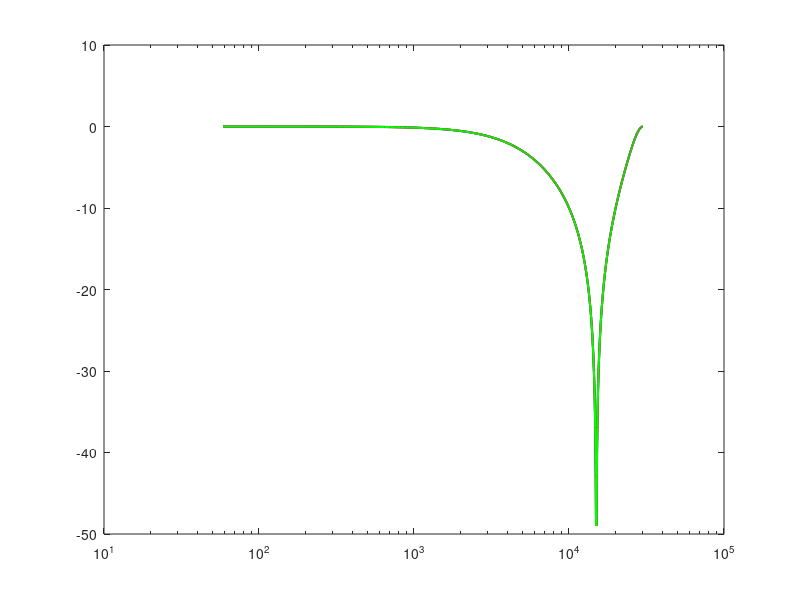

MATLAB code for this plot: (Note: this script raises an error after producing the figure.)
% Specifications
fs = 30000; % Sampling frequency (30 kHz)
fp = 5000;  % Pass-band frequency (5 kHz)
fs_stop = 15000; % Stop-band frequency (15 kHz)
Ap = 3;     % Pass-band ripple (3 dB)
As = 40;    % Stop-band attenuation (40 dB)

% Normalized frequencies
Wn = fp / (fs / 2); % Normalized pass-band frequency
Ws = fs_stop / (fs / 2); % Normalized stop-band frequency

% Calculate the order of the Butterworth filter
[n_butter, Wn_butter] = buttord(Wn, Ws, Ap, As);
disp(['Least order of the Butterworth filter: ', num2str(n_butter)]);

% Calculate the order of the Chebyshev Type I filter
[n_cheby1, Wn_cheby1] = cheb1ord(Wn, Ws, Ap, As);
disp(['Least order of the Chebyshev Type I filter: ', num2str(n_cheby1)]);

% Calculate the order of the Chebyshev Type II filter
[n_cheby2, Wn_cheby2] = cheb2ord(Wn, Ws, Ap, As);
disp(['Least order of the Chebyshev Type II filter: ', num2str(n_cheby2)]);

% Design the Butterworth filter
[bd_butter, ad_butter] = butter(n_butter, Wn_butter); % Digital Butterworth filter

% Design the Chebyshev Type I filter
[bd_cheby1, ad_cheby1] = cheby1(n_cheby1, Ap, Wn_cheby1); % Digital Chebyshev Type I filter

% Design the Chebyshev Type II filter
[bd_cheby2, ad_cheby2] = cheby2(n_cheby2, As, Wn_cheby2); % Digital Chebyshev Type II filter

% Frequency response of the filters
[H_butter, f_butter] = freqz(bd_butter, ad_butter, 512, 'whole'); % Butterworth
[H_cheby1, f_cheby1] = freqz(bd_cheby1, ad_cheby1, 512, 'whole'); % Chebyshev Type I
[H_cheby2, f_cheby2] = freqz(bd_cheby2, ad_cheby2, 512, 'whole'); % Chebyshev Type II

% Plot the frequency responses on one graph
figure;

% Convert frequency to Hz for plotting
f_butter_hz = f_butter * fs / (2 * pi);
f_cheby1_hz = f_cheby1 * fs / (2 * pi);
f_cheby2_hz = f_cheby2 * fs / (2 * pi);

% Plotting
semilogx(f_butter_hz, 20*log10(abs(H_butter)), 'b', 'LineWidth', 1.5); % Butterworth
hold on;
semilogx(f_cheby1_hz, 20*log10(abs(H_cheby1)), 'r', 'LineWidth', 1.5); % Chebyshev Type I
semilogx(f_cheby2_hz, 20*log10(abs(H_cheby2)), 'g', 'LineWidth', 1.5); % Chebyshev Type II

% Marking the design criteria
yline(-3, 'k--', '3 dB Point'); % Mark the 3 dB point
yline(-43, 'k--', '40 dB Attenuation'); % Mark the 40 dB attenuation point

% Graph settings
title('Frequency Response of Butterworth, Chebyshev Type I, and Chebyshev Type II Filters');
xlabel('Frequency (Hz)');
ylabel('Magnitude (dB)');
grid on;
axis([10 15000 -60 5]); % Set axis limits
legend('Butterworth', 'Chebyshev Type I', 'Chebyshev Type II', 'Location', 'Best');
hold off;

% Zoom in on the relevant frequency range
xlim([0 15000]);

